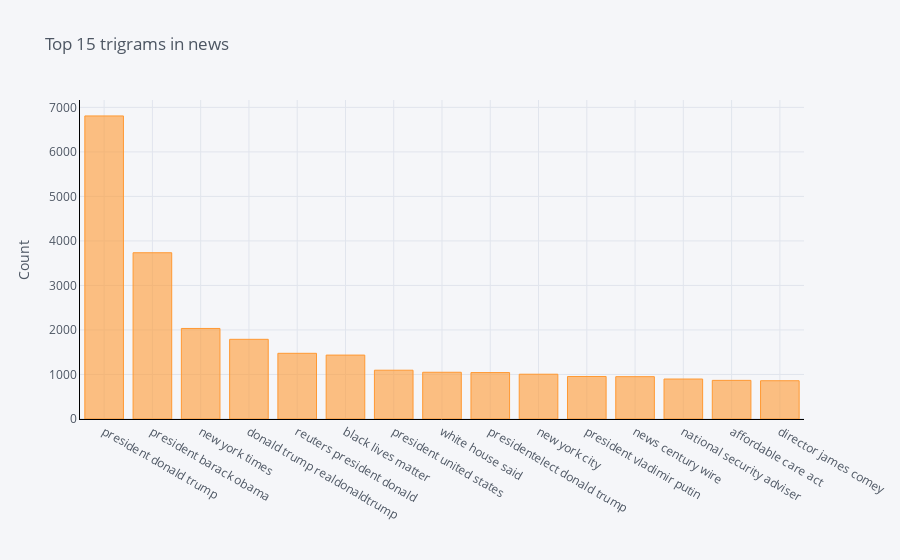

Source (notebook cell):
### Code cell
#Function to get top trigram words
def get_top_n_trigram(corpus, n=None):
    vec = CountVectorizer(ngram_range=(3, 3), stop_words='english').fit(corpus)
    bag_of_words = vec.transform(corpus)
    sum_words = bag_of_words.sum(axis=0) 
    words_freq = [(word, sum_words[0, idx]) for word, idx in vec.vocabulary_.items()]
    words_freq =sorted(words_freq, key = lambda x: x[1], reverse=True)
    return words_freq[:n]

#Calling function and return only top 15 words
common_words = get_top_n_trigram(df_news1['news'], 15)

#Printing word and their respective frequencies
for word, freq in common_words:
    print(word, freq)

#Creating a dataframe with words and count
df6 = pd.DataFrame(common_words, columns = ['news' , 'count'])

#Grouping the words and plotting their frequencies
df6.groupby('news').sum()['count'].sort_values(ascending=False).iplot(
    kind='bar', yTitle='Count', linecolor='black', title='Top 15 trigrams in news')

### Figure 1 — Plotly figure (JSON) as saved in the notebook; plotly's stock layout.template omitted (floating-point values rounded to 4 significant figures)
{"data": [{"marker": {"color": "rgba(255, 153, 51, 0.6)", "line": {"color": "rgba(255, 153, 51, 1.0)", "width": 1}}, "name": "count", "orientation": "v", "text": "", "type": "bar", "x": ["president donald trump", "president barack obama", "new york times", "donald trump realdonaldtrump", "reuters president donald", "black lives matter", "president united states", "white house said", "presidentelect donald trump", "new york city", "president vladimir putin", "news century wire", "national security adviser", "affordable care act", "director james comey"], "y": [6808, 3735, 2034, 1790, 1476, 1436, 1096, 1050, 1043, 1006, 955, 951, 898, 868, 860]}], "layout": {"legend": {"bgcolor": "#F5F6F9", "font": {"color": "#4D5663"}}, "paper_bgcolor": "#F5F6F9", "plot_bgcolor": "#F5F6F9", "title": {"font": {"color": "#4D5663"}, "text": "Top 15 trigrams in news"}, "xaxis": {"gridcolor": "#E1E5ED", "linecolor": "black", "showgrid": true, "tickfont": {"color": "#4D5663"}, "title": {"font": {"color": "#4D5663"}, "text": ""}, "zerolinecolor": "#E1E5ED"}, "yaxis": {"gridcolor": "#E1E5ED", "linecolor": "black", "showgrid": true, "tickfont": {"color": "#4D5663"}, "title": {"font": {"color": "#4D5663"}, "text": "Count"}, "zerolinecolor": "#E1E5ED"}}}
